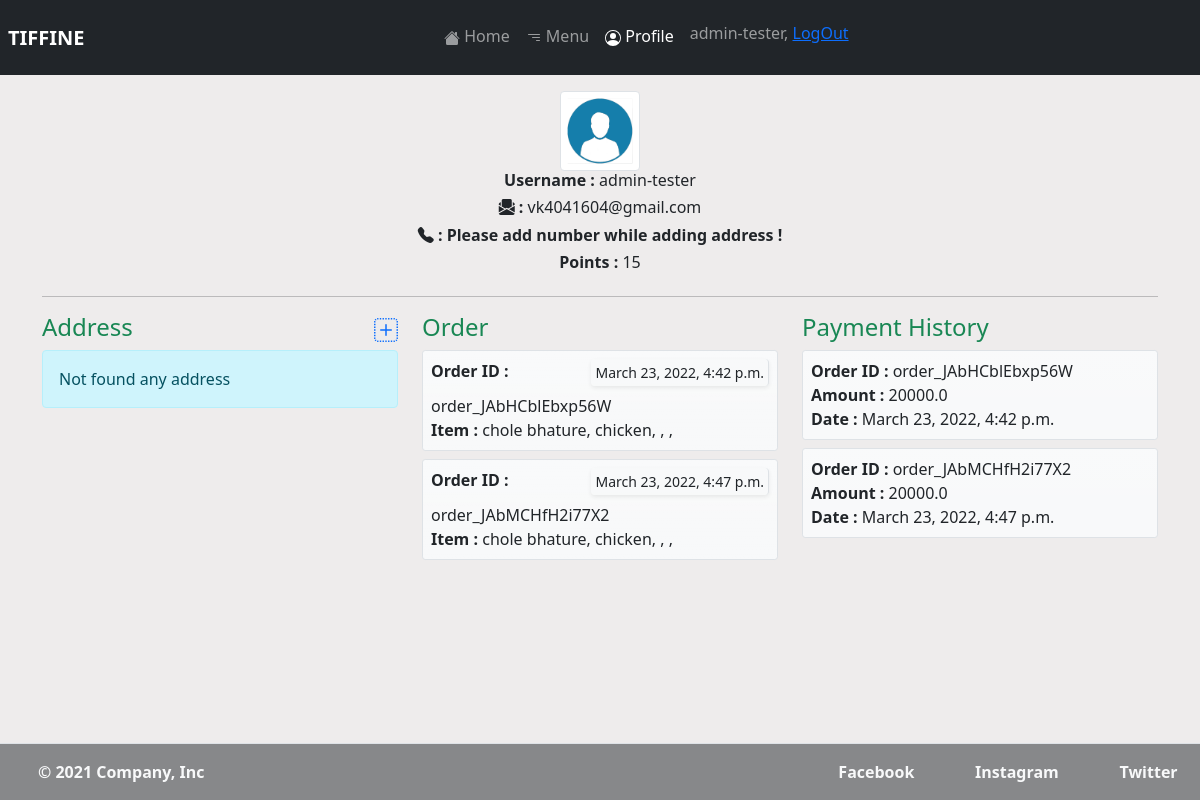
The page /user-profile/ (signed in) on the database as committed earlier.
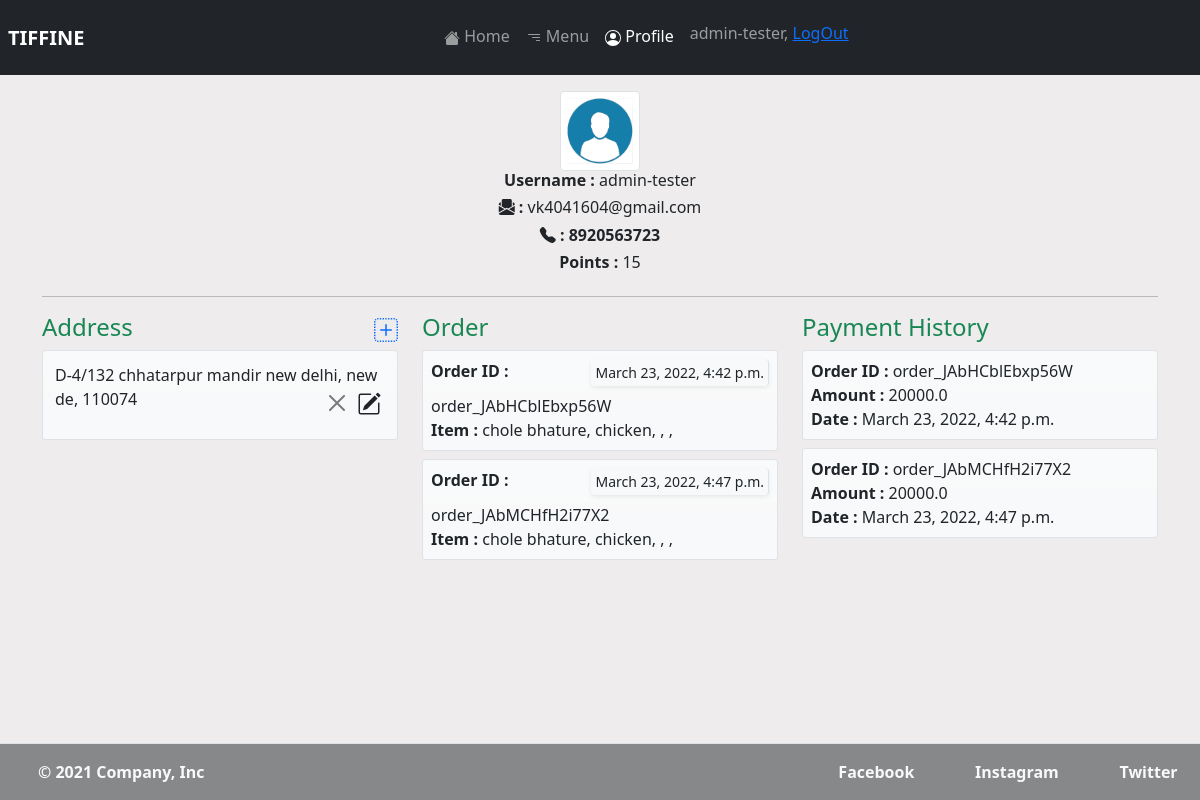
The same page on the database as committed later.
### tiffine_site/models.py (models this page shows, shortened)
class OrderDetails(models.Model):
    user = models.ForeignKey(
        User, blank=True, null=True, on_delete=models.SET_NULL, editable=False)
    item_1 = models.ForeignKey(
        MainDishModel, blank=True, related_name='item_1', null=True, on_delete=models.SET_NULL, editable=False)
    qyt_1 = models.PositiveIntegerField(
        blank=True,  null=True, editable=False, )
    item_2 = models.ForeignKey(
        MainDishModel, blank=True, related_name='item_2', null=True, on_delete=models.SET_NULL, editable=False)
    qyt_2 = models.PositiveIntegerField(blank=True,  null=True, editable=False)
    item_3 = models.ForeignKey(
        MainDishModel, blank=True, related_name='item_3', null=True, on_delete=models.SET_NULL, editable=False)
    qyt_3 = models.PositiveIntegerField(
        blank=True, null=True, editable=False, )
    item_4 = models.ForeignKey(
        MainDishModel, blank=True, related_name='item_4', null=True, on_delete=models.SET_NULL, editable=False)
    qyt_4 = models.PositiveBigIntegerField(
        blank=True, null=True, editable=False, )
    item_5 = models.ForeignKey(
        MainDishModel, blank=True, related_name='item_5', null=True, on_delete=models.SET_NULL, editable=False)
    qyt_5 = models.PositiveBigIntegerField(
        blank=True, null=True, editable=False, )
    order_id = models.CharField(
        max_length=100, blank=True, null=True, editable=False)
    payment_id = models.CharField(
        max_length=100, blank=True, null=True, editable=False)
    date_time = models.DateTimeField(
        default=timezone.now, blank=True, null=True, editable=False)
    amount = models.FloatField(blank=True, null=True, editable=False)
    upi_transaction_id = models.CharField(
        max_length=100, blank=True, null=True, editable=False)
    vpa = models.CharField(max_length=100, blank=True,
                           null=True, editable=False)
    card_id = models.CharField(
        max_length=100, blank=True, null=True, editable=False)
    bank = models.CharField(max_length=100, blank=True,
                            null=True, editable=False)
    method = models.CharField(
        max_length=100, blank=True, null=True, editable=False)
    wallet = models.CharField(
        max_length=100, blank=True, null=True, editable=False)

class MainDishModel(models.Model):
    name = models.CharField(max_length=100)
    deatil = models.CharField(max_length=255)
    price = models.FloatField()
    discounted = models.FloatField()
    availablity = models.BooleanField(default=True)
    image = models.ImageField(upload_to='pictures')
    ingredients = models.CharField(max_length=255)
    type_of = models.CharField(choices=type_of, max_length=10, blank=True)

class AddressModel(models.Model):
    user = models.ForeignKey(User, on_delete=models.CASCADE)
    street = models.CharField(max_length=100, null=True)
    locality = models.CharField(max_length=100, null=True)
    landmark = models.CharField(max_length=100, null=True)
    city = models.CharField(max_length=100, null=True)
    phone = models.IntegerField(blank=True, null=True)
    pincode = models.IntegerField(null=True)

### tiffine_site/views.py (the view)
# urls.py: path('user-profile/', user_profile, name='user-profile'),
@login_required(login_url='login')
def user_profile(request):
    address = AddressModel.objects.filter(user=request.user)
    orders = OrderDetails.objects.filter(user=request.user)
    phones = AddressModel.objects.filter(user=request.user)
    try:
        phone = []
        for i in phones:
            phone.append(i.phone)
        context = {
            'address': address,
            'add_form': AddressForm,
            'orders': orders,
            'phone': phone[0]
        }
        template = 'profile.html'
        return render(request, template_name=template, context=context)
    except:
        phone = ['Please add number while adding address !']
        context = {
            'address': address,
            'add_form': AddressForm,
            'orders': orders,
            'phone': phone[0]
        }
        template = 'profile.html'
        return render(request, template_name=template, context=context)

### tiffine_site/templates/profile.html (shortened to what this page needs)
{% extends 'base.html' %}
{% block profile%}active{%endblock %}
{% block bottom %}
fixed-bottom
{% endblock %}
{% block content %}
{% load static %}
<link rel="stylesheet" href="{% static 'css/profile_.css' %}" />
</head>
<body class="">
    <div class="container mt-3">
        <div class="d-flex justify-content-center">
            <div class="row">
                <div class="col">
                    <img class="d-flex img-responsive img-thumbnail" height="80px" width="80px" src="{% static 'images/user-icon.png' %}" alt="">
                </div>
            </div>
        </div>
        <div class="d-flex justify-content-center">
            <div class="row">
                <div class="col">
                    <h6><strong>Username :</strong> {{request.user}}</h6>
                </div>
            </div>
        </div>
        <div class="d-flex justify-content-center">
            <div class="row">
                <div class="col">
                    <h6><strong><i class="bi bi-envelope-paper-fill"></i> : </strong> {{request.user.email}}</h6>
                </div>
            </div>
        </div>
        <div class="d-flex justify-content-center">
            <div class="row">
                <div class="col">
                    <h6 ><strong><i class="bi bi-telephone-fill"></i> : <span id="phone-num"> {{phone}}</span> </strong></h6>
                </div>
            </div>
        </div>
        <div class="d-flex justify-content-center">
            <div class="row">
                <div class="col">
                    <h6><strong>Points :</strong> 15</h6>
                </div>
            </div>
        </div>
        <hr>
        <div class="row d-flex mb-2">
            <div class="col-md-4 col-sm-12 d-inline-block" id= "address-sec">
                <h4 class="text-success">Address
                    <a href="" class="float-end" data-bs-toggle="modal" data-bs-target="#address-add">
                    </a>
                </h4>
                {% for addr_obj in address %}
                    <div class=" text-dark p-2 bg-light bg-gradient rounded-1 border shadow-x p-1 mb-2" >
                        <p class="p-1 ">{{addr_obj.street}}, {{addr_obj.city}}, {{addr_obj.pincode}}
                        <buttom class="float-end btn-edit m-1" id="add-{{addr_obj.id}}" data-sid="{{addr_obj.id}}" data-bs-toggle="modal" data-bs-target="#address-add" data-bs-toggle="modal" data-bs-target="#address-add">
                        </buttom>
                        <button  class="float-end btn-delete btn-close m-1" id="add-{{addr_obj.id}}" data-sid="{{addr_obj.id}}">
                        </button>
                    </p>
                    </div>
                {% empty %}
                    <p class="alert alert-info">Not found any address </p>
                {% endfor %}
            </div>
            <div class="col-md-4 col-sm-12 d-inline-block">
                <h4 class="text-success">Order</h4>
                {% for order_obj in orders %}
                    <div class="text-dark p-2 bg-light  bg-gradient rounded-1 border   shadow-x p-1 mb-2" >
                        <h6 class="float-end  rounded shadow-sm border-end p-1 bg-light bg-opacity-50"><small>{{order_obj.date_time}}</small></h6>
                        <p class="m-0"><strong>Order ID :</strong> {{order_obj.order_id}} </p>
                        <p class="m-0 text-dark"><strong class="text-dark">Item :</strong> {{order_obj.item_1.name}}, {{order_obj.item_2.name}}, {{order_obj.item_3.name}}, {{order_obj.item_4.name}}, {{order_obj.item_5.name}}</p>
                    </div>
                {% empty %}
                    <p class="alert alert-info">Not found any Orders </p>
                {% endfor %}
            </div>
            <div class="col-md-4 col-sm-12 d-inline-block">
                <h4 class="text-success">Payment History</h4>
                {% for order_obj in orders %}
                    <div class="text-dark p-2 bg-light bg-gradient rounded-1 border shadow-x p-1 mb-2" >
                        <p class="m-0"><strong>Order ID :</strong> {{order_obj.order_id}} </p>
                        <p class="m-0"><strong>Amount :</strong> {{order_obj.amount}} </p>
                        <p class="m-0"><strong>Date :</strong> {{order_obj.date_time}} </p>
                    </div>
                {% empty %}
                    <p class="alert alert-info">Not found any Orders </p>
                {% endfor %}
            </div>
        </div>
    </div>
</body>
{% endblock content %}

### tiffine_site/templates/base.html (shortened to what this page needs)
<!DOCTYPE html>
<html lang="en">
<head>
    <link href="node_modules/froala-editor/css/froala_editor.pkgd.min.css" rel="stylesheet" type="text/css" /><script type="text/javascript" src="node_modules/froala-editor/js/froala_editor.pkgd.min.js"></script>
    {% load static %}
    <link rel="stylesheet" href="{% static 'css/base.css' %}">
    <link href="https://cdn.jsdelivr.net/npm/bootstrap@5.1.3/dist/css/bootstrap.min.css" rel="stylesheet">
    <link rel="stylesheet" href="https://cdnjs.cloudflare.com/ajax/libs/font-awesome/4.7.0/css/font-awesome.min.css">
    <link rel="stylesheet" href="https://cdn.jsdelivr.net/npm/bootstrap-icons@1.8.1/font/bootstrap-icons.css">
</head>
<body class="" style="height: 100vh; background-color: rgba(157, 148, 148, 0.17);" >
    <header class = ''>
        <nav class = "navbar navbar-expand-sm navbar-dark bg-dark p-2 stick">
            <div class=" justify-content-center ml-3">
                <a class="navbar-brand " href="#"><Strong>TIFFINE</Strong></a>
            </div>
            <div class="collapse navbar-collapse" id="navmenuitem" >
                <ul class="navbar-nav m-auto p-2">
                    <li class="nav-item ">
                        <a class="nav-link {% block home%}{%endblock %}" href="{% url 'index' %}">
                             Home</a>
                    </li>
                    <li class="nav-item">
                        <a class="nav-link {% block menu%}{%endblock %}" href="{% url 'menu' %}">
                               Menu
                        </a>
                    </li>
                    {% if user.is_authenticated %}
                    <li class="nav-item ">
                        <a class="nav-link {% block profile%}{%endblock %}" href="{% url 'user-profile'  %}">
                             Profile</a>
                    </li>
                    <li class="nav-item">
                        <h6 class="nav-link">{{ user.username }}, <a href="{% url 'logout_user' %}">LogOut</a></h6>
                    </li>
                    {% endif %}
                </ul>
            </div>
        </nav>
    </header>
    {% block content %}{% endblock %}
  <footer class="d-flex flex-wrap justify-content-between align-items-center text-light py-3 border-top {% block bottom %}{% endblock %} bg-dark bg-opacity-50">
    <div class="col-md-4 d-flex align-items-center text-light">
      <a href="/" class="mb-3 me-2 mb-md-0 text-light text-decoration-none lh-1">
        <svg class="bi" width="30" height="24"><use xlink:href="#bootstrap"/></svg>
      </a>
      <span class=""><strong>&copy; 2021 Company, Inc</strong></span>
    </div>
    <ul class="nav col-md-4 justify-content-end list-unstyled d-flex d-flex justify-content-around ">
      <li class="ms-3"><a class="text-decoration-none text-light" href="#"><strong>Facebook</strong></a></li>
      <li class="ms-3"><a class="text-decoration-none text-light" href="#"><strong>Instagram</strong></a></li>
      <li class="ms-3"><a class="text-decoration-none text-light" href="#"><strong>Twitter</strong></a></li>
    </ul>
  </footer>
</body>
</html>

### tiffine_site/static/css/profile_.css (style rules this page uses)
.shadow-x { transition: 0.3s ease-in-out; }

Rows that differ between the two databases and show on the page:
added AddressModel: street "D-4/132 chhatarpur mandir new delhi", city "new de", pincode "110074"
Other text that changed with them:
{{ phone }}: "Please add number while adding address !" → "8920563723"
text no longer shown: "Not found any address"
